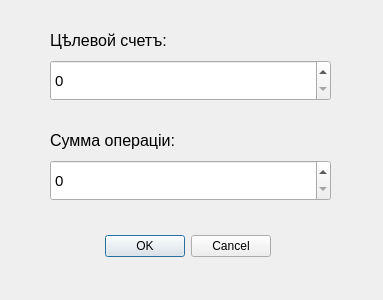
<?xml version="1.0" encoding="UTF-8"?>
<ui version="4.0">
 <class>InOutDialog</class>
 <widget class="QDialog" name="InOutDialog">
  <property name="geometry">
   <rect>
    <x>0</x>
    <y>0</y>
    <width>383</width>
    <height>300</height>
   </rect>
  </property>
  <property name="minimumSize">
   <size>
    <width>383</width>
    <height>300</height>
   </size>
  </property>
  <property name="maximumSize">
   <size>
    <width>383</width>
    <height>300</height>
   </size>
  </property>
  <property name="windowTitle">
   <string>Dialog</string>
  </property>
  <widget class="QDialogButtonBox" name="buttonBox">
   <property name="geometry">
    <rect>
     <x>-70</x>
     <y>230</y>
     <width>341</width>
     <height>32</height>
    </rect>
   </property>
   <property name="orientation">
    <enum>Qt::Horizontal</enum>
   </property>
   <property name="standardButtons">
    <set>QDialogButtonBox::Cancel|QDialogButtonBox::Ok</set>
   </property>
  </widget>
  <widget class="QLabel" name="Target_lable">
   <property name="geometry">
    <rect>
     <x>50</x>
     <y>30</y>
     <width>121</width>
     <height>20</height>
    </rect>
   </property>
   <property name="font">
    <font>
     <pointsize>12</pointsize>
    </font>
   </property>
   <property name="text">
    <string>Цѣлевой счетъ: </string>
   </property>
  </widget>
  <widget class="QLabel" name="Sum_lable">
   <property name="geometry">
    <rect>
     <x>50</x>
     <y>130</y>
     <width>181</width>
     <height>20</height>
    </rect>
   </property>
   <property name="font">
    <font>
     <pointsize>12</pointsize>
    </font>
   </property>
   <property name="text">
    <string>Сумма операціи: </string>
   </property>
  </widget>
  <widget class="QSpinBox" name="SumEdit">
   <property name="geometry">
    <rect>
     <x>50</x>
     <y>160</y>
     <width>281</width>
     <height>41</height>
    </rect>
   </property>
   <property name="font">
    <font>
     <pointsize>11</pointsize>
    </font>
   </property>
  </widget>
  <widget class="QSpinBox" name="TargetEdit">
   <property name="geometry">
    <rect>
     <x>50</x>
     <y>60</y>
     <width>281</width>
     <height>41</height>
    </rect>
   </property>
   <property name="font">
    <font>
     <pointsize>11</pointsize>
    </font>
   </property>
  </widget>
 </widget>
 <resources/>
 <connections>
  <connection>
   <sender>buttonBox</sender>
   <signal>accepted()</signal>
   <receiver>InOutDialog</receiver>
   <slot>accept()</slot>
   <hints>
    <hint type="sourcelabel">
     <x>248</x>
     <y>254</y>
    </hint>
    <hint type="destinationlabel">
     <x>157</x>
     <y>274</y>
    </hint>
   </hints>
  </connection>
  <connection>
   <sender>buttonBox</sender>
   <signal>rejected()</signal>
   <receiver>InOutDialog</receiver>
   <slot>reject()</slot>
   <hints>
    <hint type="sourcelabel">
     <x>316</x>
     <y>260</y>
    </hint>
    <hint type="destinationlabel">
     <x>286</x>
     <y>274</y>
    </hint>
   </hints>
  </connection>
 </connections>
</ui>
